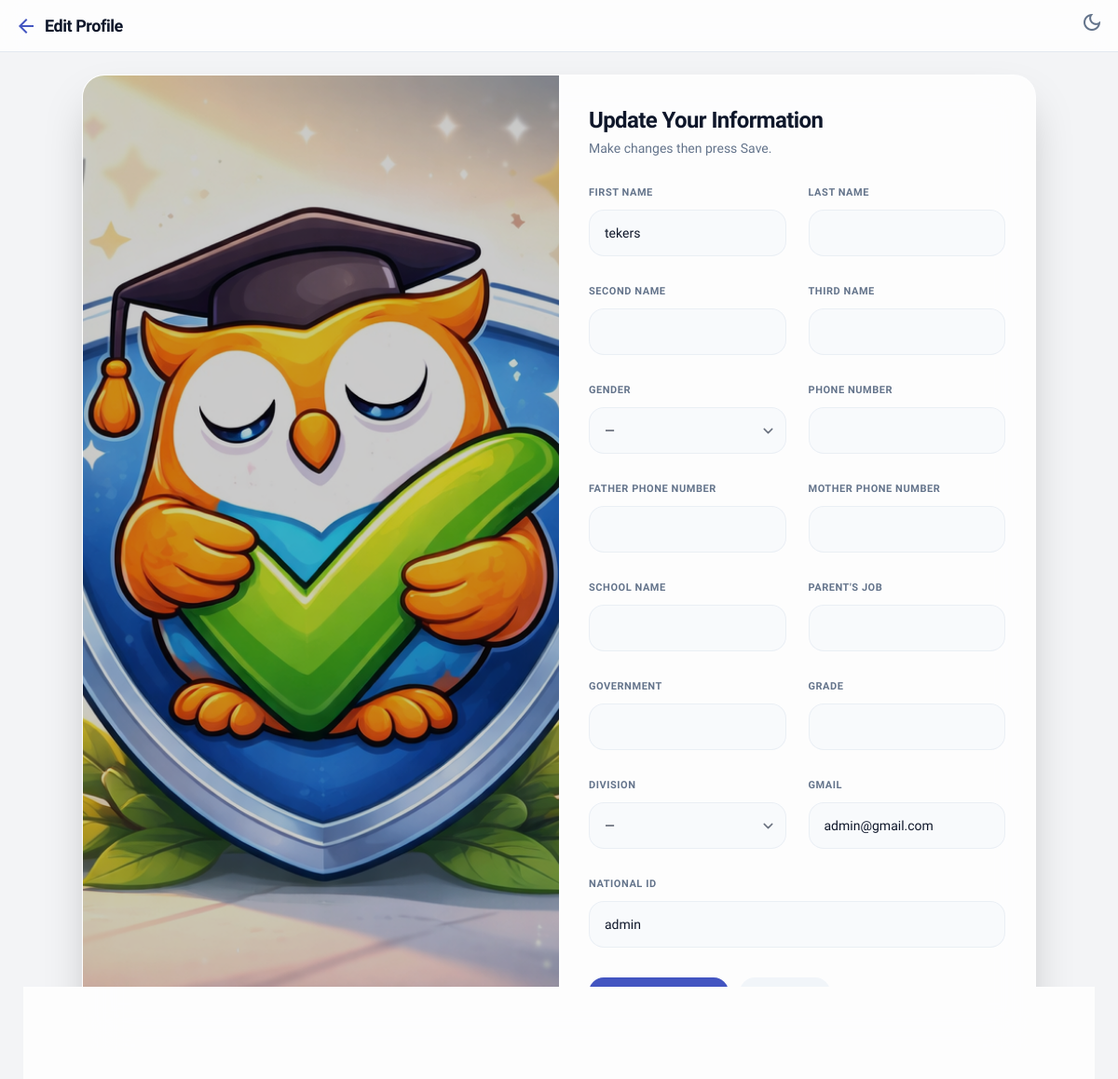
Screenshot of /profile/edit/ (signed in) with the database file from the repository.
### teach/models.py (models this page shows, shortened)
class User(AbstractBaseUser, PermissionsMixin):
    GENDER_CHOICES = [
        ('Male', 'Male'),
        ('Female', 'Female'),
    ]
    MODE_CHOICES = [
        ('Dark', 'Dark'),
        ('Light', 'Light'),
    ]
    GOVERNMENT_CHOICES = [
        ('Cairo', 'Cairo'),
        ('Alexandria', 'Alexandria'),
        ('Giza', 'Giza'),
        ('Shubra El Kheima', 'Shubra El Kheima'),
        ('Port Said', 'Port Said'),
        ('Suez', 'Suez'),
        ('Luxor', 'Luxor'),
        ('Aswan', 'Aswan'),
        ('Ismailia', 'Ismailia'),
        ('Faiyum', 'Faiyum'),
        ('Zagazig', 'Zagazig'),
        ('Damietta', 'Damietta'),
        ('Asyut', 'Asyut'),
        ('Minya', 'Minya'),
        ('Beni Suef', 'Beni Suef'),
        ('Qena', 'Qena'),
        ('Sohag', 'Sohag'),
        ('Hurghada', 'Hurghada'),
        ('Mansoura', 'Mansoura'),
        ('Tanta', 'Tanta'),
        ('Other', 'Other'),
    ]
    GRADE_CHOICES = [
        ('1', 'Grade 1'),
        ('2', 'Grade 2'),
        ('3', 'Grade 3'),
        ('4', 'Grade 4'),
        ('5', 'Grade 5'),
        ('6', 'Grade 6'),
        ('7', 'Grade 7'),
        ('8', 'Grade 8'),
        ('9', 'Grade 9'),
        ('10', 'Grade 10'),
        ('11', 'Grade 11'),
        ('12', 'Grade 12'),
    ]
    DIVISION_CHOICES = [
        ('Science', 'Science'),
        ('Mathematics', 'Mathematics'),
        ('Literature', 'Literature'),
    ]
    national_id = models.CharField(max_length=20, unique=True, primary_key=True)
    first_name = models.CharField(max_length=50)
    second_name = models.CharField(max_length=50, blank=True, default='')
    third_name = models.CharField(max_length=50, blank=True, default='')
    gender = models.CharField(max_length=10, choices=GENDER_CHOICES, blank=True, default='')
    phone_number = models.CharField(max_length=20, blank=True, default='')
    father_phone_number = models.CharField(max_length=20, blank=True, default='')
    mother_phone_number = models.CharField(max_length=20, unique=True, blank=True, null=True)
    school_name = models.CharField(max_length=120, blank=True, default='')
    parents_job = models.CharField(max_length=120, blank=True, default='')
    government = models.CharField(max_length=50, choices=GOVERNMENT_CHOICES, blank=True, default='')
    grade = models.CharField(max_length=10, choices=GRADE_CHOICES, blank=True, default='')
    division = models.CharField(max_length=20, choices=DIVISION_CHOICES, blank=True, default='')
    email = models.EmailField(unique=True)
    mode = models.CharField(max_length=10, choices=MODE_CHOICES, default='Light')
    is_staff = models.BooleanField(default=False)
    is_active = models.BooleanField(default=True)
    created_at = models.DateTimeField(auto_now_add=True)
    objects = CustomUserManager()
    USERNAME_FIELD = 'national_id'
    REQUIRED_FIELDS = ['email', 'first_name']
    class Meta:
        verbose_name = 'User'
        verbose_name_plural = 'Users'

### teach/views.py (the view, shortened to what this page needs)
# urls.py: path("profile/edit/", views.edit_user_profile, name="edit_user_profile"),
@login_required
def edit_user_profile(request):
    return render(request, "teach/edit_user_profile.html", {"user": request.user})

### templates/teach/edit_user_profile.html (shortened to what this page needs)
{% load static %}
<!DOCTYPE html>
<html class="light" lang="en">
<head>
  <script src="https://cdn.tailwindcss.com?plugins=forms,typography"></script>
  <link rel="stylesheet" href="{% static 'teach/css/style.css' %}">
</head>
<body class="bg-background-light dark:bg-background-dark text-slate-900 dark:text-slate-100 pb-24">
  <nav class="sticky top-0 z-50 bg-white/80 dark:bg-slate-900/80 backdrop-blur-md px-4 py-3 border-b border-slate-200 dark:border-slate-800 flex items-center justify-between">
    <a href="{% url 'profile' %}" class="flex items-center gap-2">
      <span class="material-icons-outlined text-primary">arrow_back</span>
      <span class="font-bold text-lg tracking-tight">Edit Profile</span>
    </a>
    <button onclick="toggleDarkMode()" class="text-slate-500 hover:text-primary">
      <span class="material-icons-outlined">dark_mode</span>
    </button>
  </nav>
  <main class="px-4 py-6">
    <div class="max-w-5xl mx-auto">
      <section class="bg-white/80 dark:bg-slate-900/70 backdrop-blur-xl border border-white/30 dark:border-slate-800/60 rounded-3xl shadow-2xl overflow-hidden">
        <div class="grid grid-cols-1 md:grid-cols-2">
          <div class="relative w-full h-56 md:h-auto">
            <img
              src="{% static 'teach/img/edit.png' %}"
              alt="Edit Profile"
              class="absolute inset-0 w-full h-full object-cover"
            />
            <div class="absolute inset-0 bg-black/20"></div>
          </div>
          <div class="p-6 sm:p-8">
            <h1 class="text-xl sm:text-2xl font-bold tracking-tight">Update Your Information</h1>
            <p class="text-sm text-slate-500 dark:text-slate-400 mt-1">
              Make changes then press Save.
            </p>
            <form method="POST" class="mt-6 grid grid-cols-1 md:grid-cols-2 gap-4 sm:gap-5 md:gap-6">
              <div class="space-y-2">
                <label class="text-[11px] font-bold tracking-wider text-slate-500 dark:text-slate-400 uppercase">First Name</label>
                <input name="first_name" value="{{ user.first_name|default:'' }}" class="w-full rounded-2xl px-4 py-3.5 text-sm bg-slate-50 dark:bg-slate-900/40 border border-slate-200/60 dark:border-slate-700/50 focus:ring-2 focus:ring-primary/40">
              </div>
              <div class="space-y-2">
                <label class="text-[11px] font-bold tracking-wider text-slate-500 dark:text-slate-400 uppercase">Last Name</label>
                <input name="last_name" value="{{ user.last_name|default:'' }}" class="w-full rounded-2xl px-4 py-3.5 text-sm bg-slate-50 dark:bg-slate-900/40 border border-slate-200/60 dark:border-slate-700/50 focus:ring-2 focus:ring-primary/40">
              </div>
              <div class="space-y-2">
                <label class="text-[11px] font-bold tracking-wider text-slate-500 dark:text-slate-400 uppercase">Second Name</label>
                <input name="second_name" value="{{ user.second_name|default:'' }}" class="w-full rounded-2xl px-4 py-3.5 text-sm bg-slate-50 dark:bg-slate-900/40 border border-slate-200/60 dark:border-slate-700/50 focus:ring-2 focus:ring-primary/40">
              </div>
              <div class="space-y-2">
                <label class="text-[11px] font-bold tracking-wider text-slate-500 dark:text-slate-400 uppercase">Third Name</label>
                <input name="third_name" value="{{ user.third_name|default:'' }}" class="w-full rounded-2xl px-4 py-3.5 text-sm bg-slate-50 dark:bg-slate-900/40 border border-slate-200/60 dark:border-slate-700/50 focus:ring-2 focus:ring-primary/40">
              </div>
              <div class="space-y-2">
                <label class="text-[11px] font-bold tracking-wider text-slate-500 dark:text-slate-400 uppercase">Gender</label>
                <select name="gender" class="w-full rounded-2xl px-4 py-3.5 text-sm bg-slate-50 dark:bg-slate-900/40 border border-slate-200/60 dark:border-slate-700/50 focus:ring-2 focus:ring-primary/40">
                  <option value="" {% if not user.gender %}selected{% endif %}>—</option>
                </select>
              </div>
              <div class="space-y-2">
                <label class="text-[11px] font-bold tracking-wider text-slate-500 dark:text-slate-400 uppercase">Phone Number</label>
                <input name="phone_number" value="{{ user.phone_number|default:'' }}" class="w-full rounded-2xl px-4 py-3.5 text-sm bg-slate-50 dark:bg-slate-900/40 border border-slate-200/60 dark:border-slate-700/50 focus:ring-2 focus:ring-primary/40">
              </div>
              <div class="space-y-2">
                <label class="text-[11px] font-bold tracking-wider text-slate-500 dark:text-slate-400 uppercase">Father Phone Number</label>
                <input name="father_phone_number" value="{{ user.father_phone_number|default:'' }}" class="w-full rounded-2xl px-4 py-3.5 text-sm bg-slate-50 dark:bg-slate-900/40 border border-slate-200/60 dark:border-slate-700/50 focus:ring-2 focus:ring-primary/40">
              </div>
              <div class="space-y-2">
                <label class="text-[11px] font-bold tracking-wider text-slate-500 dark:text-slate-400 uppercase">Mother Phone Number</label>
                <input name="mother_phone_number" value="{{ user.mother_phone_number|default:'' }}" class="w-full rounded-2xl px-4 py-3.5 text-sm bg-slate-50 dark:bg-slate-900/40 border border-slate-200/60 dark:border-slate-700/50 focus:ring-2 focus:ring-primary/40">
              </div>
              <div class="space-y-2">
                <label class="text-[11px] font-bold tracking-wider text-slate-500 dark:text-slate-400 uppercase">School Name</label>
                <input name="school_name" value="{{ user.school_name|default:'' }}" class="w-full rounded-2xl px-4 py-3.5 text-sm bg-slate-50 dark:bg-slate-900/40 border border-slate-200/60 dark:border-slate-700/50 focus:ring-2 focus:ring-primary/40">
              </div>
              <div class="space-y-2">
                <label class="text-[11px] font-bold tracking-wider text-slate-500 dark:text-slate-400 uppercase">Parent's Job</label>
                <input name="parents_job" value="{{ user.parents_job|default:'' }}" class="w-full rounded-2xl px-4 py-3.5 text-sm bg-slate-50 dark:bg-slate-900/40 border border-slate-200/60 dark:border-slate-700/50 focus:ring-2 focus:ring-primary/40">
              </div>
              <div class="space-y-2">
                <label class="text-[11px] font-bold tracking-wider text-slate-500 dark:text-slate-400 uppercase">Government</label>
                <input name="government" value="{{ user.government|default:'' }}" class="w-full rounded-2xl px-4 py-3.5 text-sm bg-slate-50 dark:bg-slate-900/40 border border-slate-200/60 dark:border-slate-700/50 focus:ring-2 focus:ring-primary/40">
              </div>
              <div class="space-y-2">
                <label class="text-[11px] font-bold tracking-wider text-slate-500 dark:text-slate-400 uppercase">Grade</label>
                <input name="grade" value="{{ user.grade|default:'' }}" class="w-full rounded-2xl px-4 py-3.5 text-sm bg-slate-50 dark:bg-slate-900/40 border border-slate-200/60 dark:border-slate-700/50 focus:ring-2 focus:ring-primary/40">
              </div>
              <div class="space-y-2">
                <label class="text-[11px] font-bold tracking-wider text-slate-500 dark:text-slate-400 uppercase">Division</label>
                <select name="division" class="w-full rounded-2xl px-4 py-3.5 text-sm bg-slate-50 dark:bg-slate-900/40 border border-slate-200/60 dark:border-slate-700/50 focus:ring-2 focus:ring-primary/40">
                  <option value="" {% if not user.division %}selected{% endif %}>—</option>
                </select>
              </div>
              <div class="space-y-2">
                <label class="text-[11px] font-bold tracking-wider text-slate-500 dark:text-slate-400 uppercase">Gmail</label>
                <input name="gmail" value="{{ user.email|default:'' }}" class="w-full rounded-2xl px-4 py-3.5 text-sm bg-slate-50 dark:bg-slate-900/40 border border-slate-200/60 dark:border-slate-700/50 focus:ring-2 focus:ring-primary/40">
              </div>
              <div class="space-y-2 md:col-span-2">
                <label class="text-[11px] font-bold tracking-wider text-slate-500 dark:text-slate-400 uppercase">National ID</label>
                <input name="national_id" value="{{ user.national_id|default:'' }}" class="w-full rounded-2xl px-4 py-3.5 text-sm bg-slate-50 dark:bg-slate-900/40 border border-slate-200/60 dark:border-slate-700/50 focus:ring-2 focus:ring-primary/40">
              </div>
              <div class="md:col-span-2 flex flex-col sm:flex-row gap-3 pt-2">
                <button type="submit"
                  class="w-full sm:w-auto px-6 py-3 rounded-2xl bg-primary text-white font-bold hover:opacity-90 transition">
                </button>
                <a href="{% url 'profile' %}"
                  class="w-full sm:w-auto px-6 py-3 rounded-2xl bg-slate-100 dark:bg-slate-800 text-slate-700 dark:text-slate-100 font-bold text-center hover:opacity-90 transition">
                </a>
              </div>
            </form>
          </div>
        </div>
      </section>
    </div>
  </main>
</body>
</html>

### static/teach/css/style.css (style rules this page uses)
body { font-family: "Lexend", "Inter", sans-serif; -webkit-tap-highlight-color: transparent; min-height: max(884px, 100dvh); }

### rows the page displays
User: first_name "tekers", gender "—", division "—", gmail "admin@gmail.com", national_id "admin"
